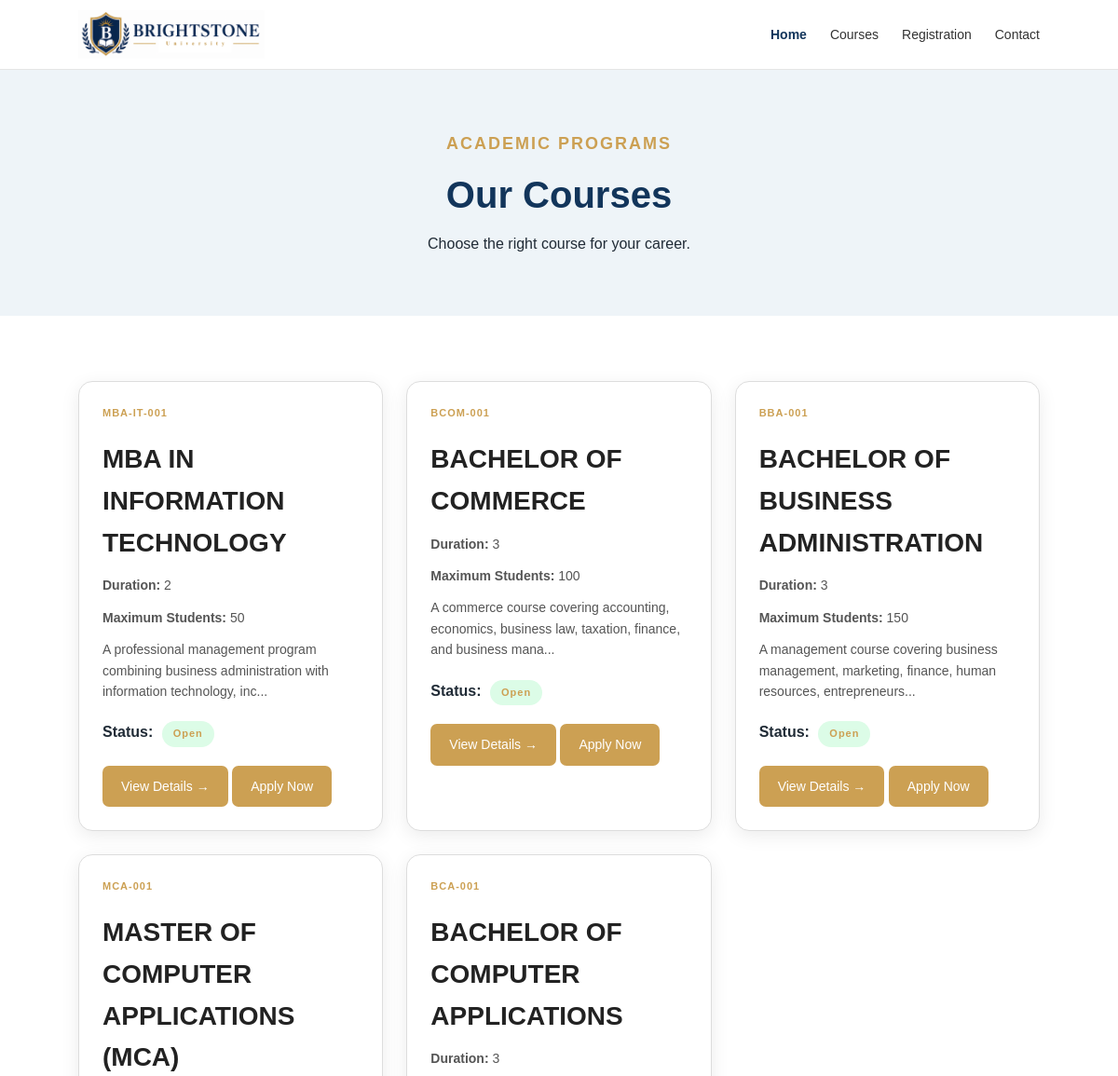
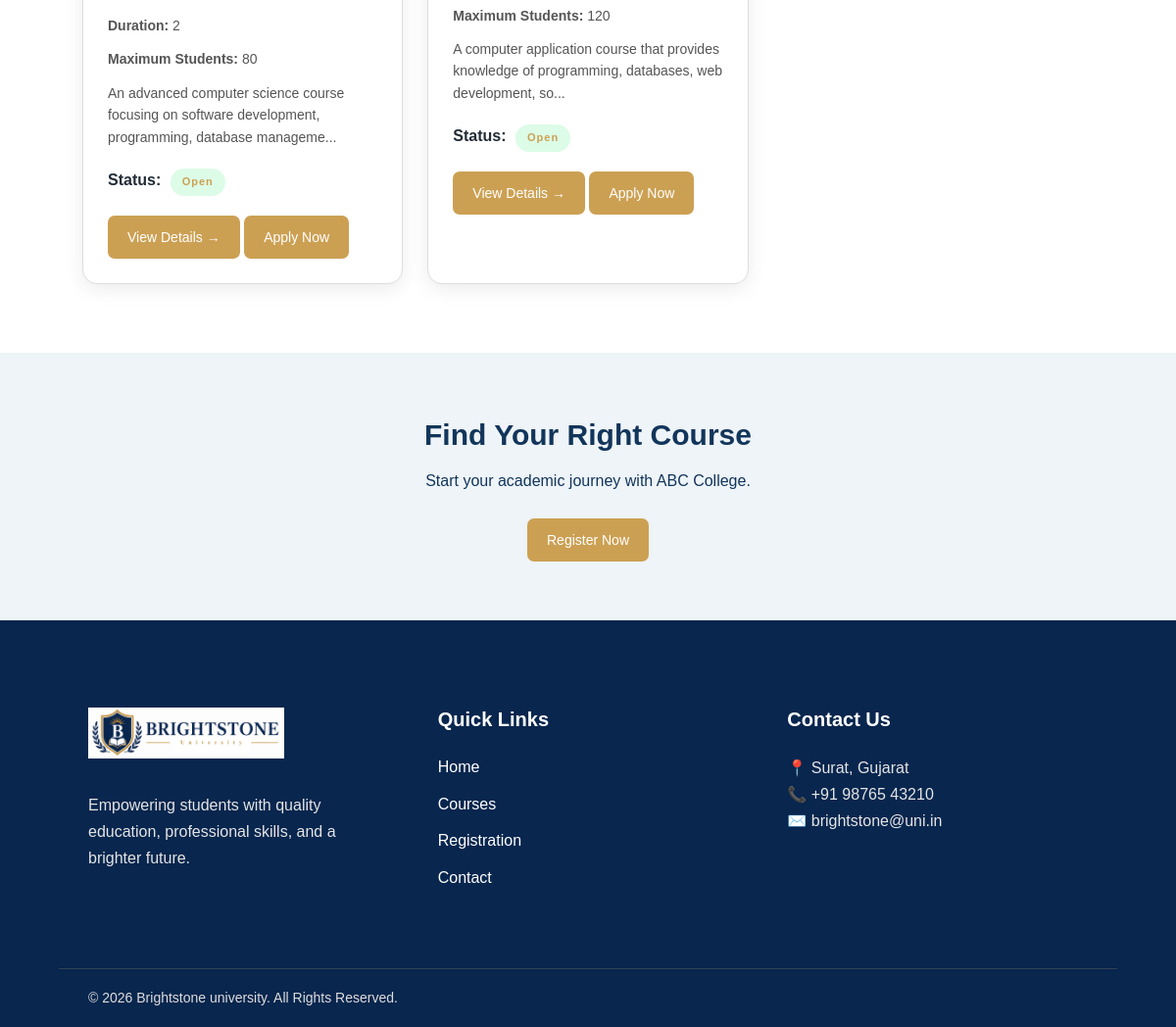
/courses.php, run on the app's committed database (2 pictures, top to bottom).
### tables this page shows
CREATE TABLE `course` (
  `c_id` int(11) NOT NULL,
  `c_name` varchar(100) DEFAULT NULL,
  `c_code` varchar(10) DEFAULT NULL,
  `c_type` varchar(30) DEFAULT NULL,
  `duration` varchar(30) DEFAULT NULL,
  `semester` int(11) DEFAULT NULL,
  `description` text DEFAULT NULL,
  `max_student` int(11) DEFAULT NULL,
  `department` varchar(30) DEFAULT NULL,
  `fee` int(11) DEFAULT NULL,
  `status` varchar(30) DEFAULT NULL
);

### courses.php (the view, shortened to what this page needs)
<?php
include("admin/database.php");
include("header.php");
$query = "SELECT * FROM course ORDER BY c_id DESC";
$res = mysqli_query($con, $query);
?>
<!DOCTYPE html>
<html lang="en">
<head>
    <link rel="stylesheet" href="style.css">
</head>
<body>
<section class="page-header">
    <p class="small-title">
        ACADEMIC PROGRAMS
    </p>
    <h1>
        Our Courses
    </h1>
    <p>
        Choose the right course for your career.
    </p>
</section>
<section class="section">
    <div class="course-grid">
        <?php
        if (mysqli_num_rows($res) > 0) {
            while ($row = mysqli_fetch_assoc($res)) {
        ?>
        <div class="course-card">
            <span class="course-type">
                <?php echo $row['c_code']; ?>
            </span>
            <h2>
                <?php echo strtoupper($row['c_name']); ?>
            </h2>
            <p>
                <strong>
                    Duration:
                </strong>
                <?php echo $row['duration']; ?>
            </p>
            <p>
                <strong>
                    Maximum Students:
                </strong>
                <?php echo $row['max_student']; ?>
            </p>
            <p>
                <?php echo substr($row['description'], 0, 100); ?>...
            </p>
            <div class="course-status">
                <strong>
                    Status:
                </strong>
                <?php
                $status = $row['status'];
                if ($status == 'Open') {
                    echo '<span class="status green">
                            Open
                          </span>';
                }
                elseif ($status == 'Closed') {
                    echo '<span class="status red">
                            Closed
                          </span>';
                }
                else {
                    echo '<span class="status yellow">
                            Coming Soon
                          </span>';
                }
                ?>
            </div>
            <div class="course-buttons">
                <a
                    href="view-course.php?c_id=<?php echo $row['c_id']; ?>"
                    class="btn"
                >
                    View Details →
                </a>
                <?php
                if ($status == 'Open') {
                ?>
                    <a
                        href="registration.php?course_id=<?php echo $row['c_id']; ?>"
                        class="btn"
                    >
                        Apply Now
                    </a>
                <?php
                }
                ?>
            </div>
        </div>
        <?php
            }
        }
        ?>
    </div>
</section>
<section class="cta">
    <h2>
        Find Your Right Course
    </h2>
    <p>
        Start your academic journey with ABC College.
    </p>
    <a
        href="registration.php"
        class="btn white-btn"
    >
        Register Now
    </a>
</section>
<?php
include("footer.php");
?>
</body>
</html>

### header.php (shortened to what this page needs)
<header>
    <div class="logo">
        <a href="index.php">
        <img src="images/University.png" alt="Logo">
        </a>
    </div>
    <nav>
        <a href="index.php" class="active">Home</a>
        <a href="courses.php">Courses</a>
        <a href="registration.php">Registration</a>
        <a href="contact.php">Contact</a>
    </nav>
</header>

### footer.php
<footer class="footer">
    <div class="footer-container">
        <div class="footer-section">
            <div class="footer-logo">
                <img src="images/University.png" alt="ABC College Logo">
            </div>
            <p>
                Empowering students with quality education,
                professional skills, and a brighter future.
            </p>
        </div>
        <div class="footer-section">
            <h3>Quick Links</h3>
            <div class="quick-links">
                <a href="index.php">Home</a>
                <a href="courses.php">Courses</a>
                <a href="registration.php">Registration</a>
                <a href="contact.php">Contact</a>
            </div>
        </div>
        <div class="footer-section">
            <h3>Contact Us</h3>
            <p>📍 Surat, Gujarat</p>
            <p>📞 +91 98765 43210</p>
            <p>✉️ brightstone@uni.in</p>
        </div>
    </div>
    <div class="footer-bottom">
        <p>© <?php echo date("Y"); ?> Brightstone university. All Rights Reserved.</p>
    </div>
</footer>

### style.css (style rules this page uses)
* { margin: 0; padding: 0; box-sizing: border-box; }
body { font-family: Arial, sans-serif; color: #202b36; background: #ffffff; line-height: 1.6; }
header { height: 75px; padding: 0 7%; display: flex; align-items: center; justify-content: space-between; background: #ffffff; border-bottom: 1px solid #e5e5e5; }
.logo { font-size: 21px; font-weight: bold; color: #12355b; }
nav { display: flex; gap: 25px; }
nav a { text-decoration: none; color: #333; font-size: 14px; }
nav a:hover, nav a.active { color: #12355b; font-weight: bold; }
.small-title { color: #cca053 ; font-size: 13px; font-weight: bold; letter-spacing: 2px; }
.btn { display: inline-block; background: #12355b; color: white; padding: 11px 22px; text-decoration: none; border: none; border-radius: 3px; cursor: pointer; font-size: 14px; }
.section { padding: 70px 7%; text-align: center; }
.section h2 { color: #12355b; font-size: 30px; margin: 8px 0 35px; }
.page-header { background: #eef4f8; text-align: center; padding: 65px 20px; }
.page-header h1 { color: #12355b; font-size: 40px; margin: 8px 0; }
.course-grid { max-width: 1100px; margin: auto; display: flex; gap: 25px; }
.course-card { flex: 1; text-align: left; border: 1px solid #ddd; padding: 30px; }
.course-card span { font-size: 11px; letter-spacing: 1px; color: #cca053 ; font-weight: bold; }
.course-card h2 { font-size: 40px; margin: 10px 0; color: #12355b; }
.course-card p { color: #666; font-size: 14px; margin-bottom: 20px; }
.cta { background:#eef4f8; color: #12355b; text-align: center; padding: 60px 20px; }
.cta h2 { font-size: 30px; margin-bottom: 10px; }
.cta p { margin-bottom: 25px; }
.white-btn { background: white; color: #12355b; }
.footer { background: #08264e; color: white; padding: 40px 60px 0; }
.footer-container { display: grid; grid-template-columns: 2fr 1fr 1.5fr; gap: 50px; max-width: 1200px; margin: auto; }
.footer-section h3 { font-size: 20px; margin-bottom: 20px; color: white; }
.footer-section p { line-height: 1.7; color: #e5e5e5; }
.quick-links { display: flex; flex-direction: column; gap: 12px; }
.quick-links a { color: #ffffff; text-decoration: none; font-size: 16px; transition: 0.3s; }
.footer-logo img { width: 100px; margin-bottom: 15px; }
.footer-bottom { border-top: 1px solid rgba(255,255,255,0.2); margin-top: 35px; padding: 18px 0; text-align: center; }
.footer-bottom p { margin: 0; font-size: 14px; color: #ddd; }
.course-card { flex: 1; text-align: left; border: 1px solid #dddddd; padding: 30px; background: #ffffff; }
.course-card h2 { color: #12355b; font-size: 36px; margin: 10px 0; }
.course-card p { color: #666666; font-size: 14px; margin-bottom: 20px; }
.course-grid { display: grid; grid-template-columns: repeat(3, 1fr); gap: 25px; width: 100%; }
.course-card { width: 100%; box-sizing: border-box; background: white; padding: 25px; border-radius: 15px; box-shadow: 0 5px 20px rgba(0, 0, 0, 0.08); }
.course-type { display: inline-block; font-size: 12px; font-weight: bold; letter-spacing: 1px; color: #cca053; margin-bottom: 10px; }
.course-card h2 { font-size: 28px; margin: 8px 0; color: #222; }
.course-card p { color: #555; line-height: 1.6; margin: 12px 0; }
.course-status { margin-top: 20px; margin-bottom: 20px; }
.status { display: inline-block; padding: 5px 12px; border-radius: 20px; font-size: 13px; font-weight: bold; margin-left: 5px; }
.green { background: #dcfce7; color: #15803d; }
.btn { display: inline-block; padding: 11px 20px; background: #cca053; color: white; text-decoration: none; border-radius: 7px; border: none; cursor: pointer; font-size: 14px; }
.footer-container { max-width: 1200px; margin: auto; padding: 45px 30px; display: flex; justify-content: space-between; gap: 50px; text-align: left; }
.footer-section { flex: 1; text-align: left; }
.footer-section h2, .footer-section h3, .footer-section p, .footer-section a { text-align: left; }
.footer-logo { display: flex; align-items: center; gap: 12px; margin-bottom: 15px; }
.footer-logo img { width: 200px; height: 60px; object-fit: contain; }
.footer-bottom { border-top: 1px solid #334155; padding: 18px 30px; display: flex; justify-content: space-between; text-align: left; }
.footer-bottom p { margin: 0; }
.small-title { color: #cca053; font-size: 18px; font-weight: bold; letter-spacing: 2px; }

### header.php (style rules this page uses)
.logo { display: flex; align-items: center; gap: 10px; }
.logo img { width: 200px; height: 600px; object-fit: contain; }

### data on the page
course: c_code "MBA-IT-001", c_name "MBA IN INFORMATION TECHNOLOGY", duration "2", max_student "50", description "A professional management program combining business administration with information technology, inc", status "Open"
course: c_code "BCOM-001", c_name "BACHELOR OF COMMERCE", duration "3", max_student "100", description "A commerce course covering accounting, economics, business law, taxation, finance, and business mana", status "Open"
course: c_code "BBA-001", c_name "BACHELOR OF BUSINESS ADMINISTRATION", duration "3", max_student "150", description "A management course covering business management, marketing, finance, human resources, entrepreneurs", status "Open"
course: c_code "MCA-001", c_name "MASTER OF COMPUTER APPLICATIONS (MCA)", duration "2", max_student "80", description "An advanced computer science course focusing on software development, programming, database manageme", status "Open"
course: c_code "BCA-001", c_name "BACHELOR OF COMPUTER APPLICATIONS", duration "3", max_student "120", description "A computer application course that provides knowledge of programming, databases, web development, so", status "Open"
